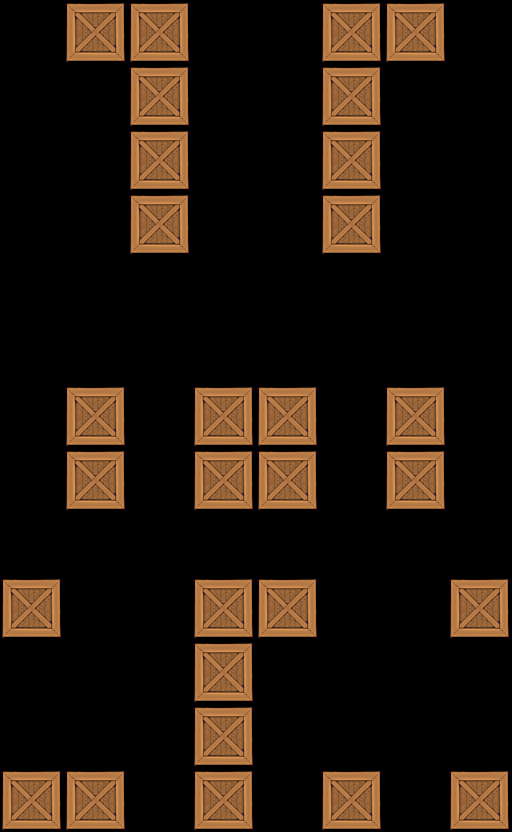

This game map was drawn from its Tiled (.tmx) file and the tilesets committed beside it. A one-line description and the trimmed map source follow:
An orthogonal 8x13 tile map with 64x64 px tiles, 1 tile layer (Tile Layer 1).

<map version="1.0" orientation="orthogonal" width="8" height="13" tilewidth="64" tileheight="64">
 <tileset firstgid="1" name="crate" tilewidth="64" tileheight="64">
  <image source="../../crate4.png" width="64" height="64" />
 </tileset>
 <layer name="Tile Layer 1" width="8" height="13">
  <data>[104 cells, 29 non-empty, 1 distinct tile ids]</data>
 </layer>
</map>
